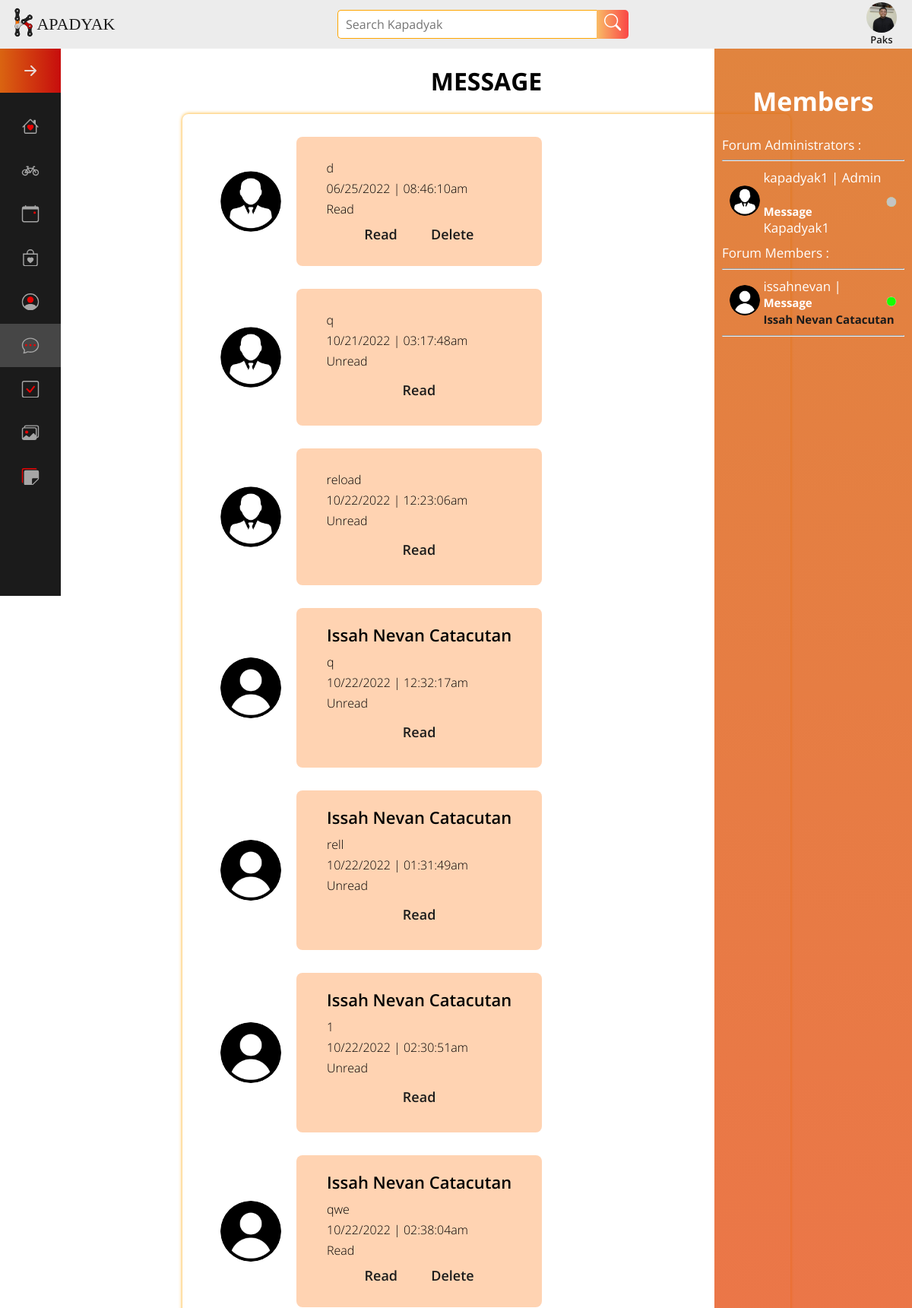
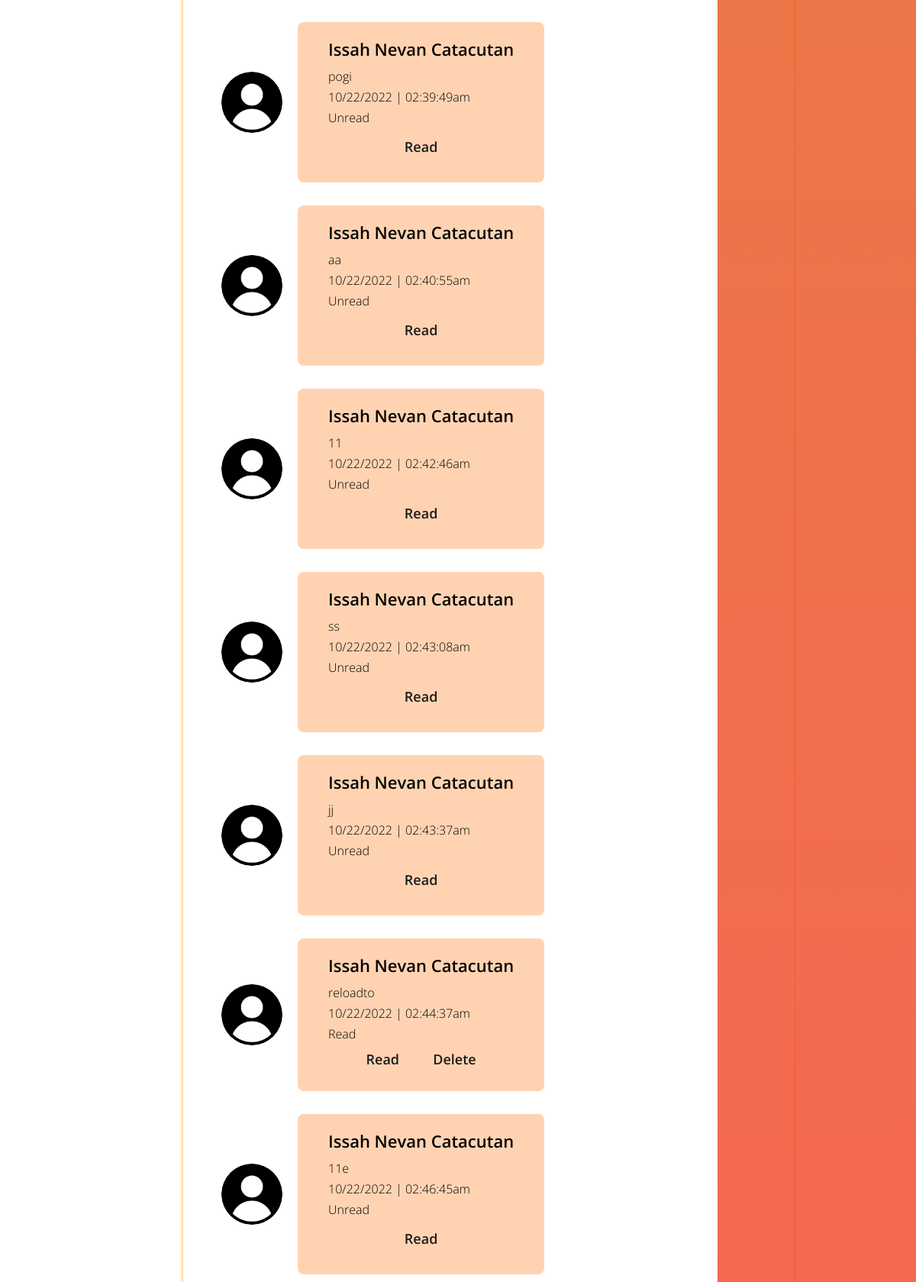
The page /Members/inbox.php (signed in, upper part) on the database its author committed (2 pictures, top to bottom).
### tables this page shows
CREATE TABLE `members` (
  `member_id` int(11) NOT NULL,
  `email_address` varchar(255) DEFAULT NULL,
  `email_status` int(11) DEFAULT NULL,
  `username` varchar(255) DEFAULT NULL,
  `password` varchar(255) DEFAULT NULL,
  `confirm_password` varchar(255) DEFAULT NULL,
  `first_name` varchar(255) DEFAULT NULL,
  `middle_name` varchar(255) DEFAULT NULL,
  `last_name` varchar(255) DEFAULT NULL,
  `dob` date DEFAULT NULL,
  `sex` enum('Male','Female') DEFAULT NULL,
  `contact_number` int(11) DEFAULT NULL,
  `address` varchar(255) DEFAULT NULL,
  `image` varchar(255) NOT NULL,
  `online_status` text NOT NULL,
  `topic_ctr` varchar(255) NOT NULL,
  `threads_ctr` varchar(255) NOT NULL,
  `replies_ctr` varchar(255) NOT NULL,
  `access` varchar(50) NOT NULL,
  `unique_id` int(255) NOT NULL,
  `status` varchar(255) NOT NULL,
  `theme` varchar(255) NOT NULL
);

CREATE TABLE `message` (
  `message_id` int(11) NOT NULL,
  `message_content` text NOT NULL,
  `status` varchar(15) NOT NULL,
  `date_messaged` varchar(100) NOT NULL,
  `member_id` int(11) NOT NULL,
  `message_image` varchar(150) NOT NULL,
  `sender_id` varchar(15) NOT NULL,
  `subject` text NOT NULL,
  `access` text NOT NULL,
  `incoming_msg_id` int(255) NOT NULL,
  `outgoing_msg_id` int(255) NOT NULL,
  `iv` text NOT NULL
);

CREATE TABLE `user` (
  `lname` text NOT NULL,
  `mname` text NOT NULL,
  `fname` text NOT NULL,
  `password` text NOT NULL,
  `username` text NOT NULL,
  `user_id` int(15) NOT NULL,
  `last_logtime` text NOT NULL,
  `status` text NOT NULL
);

### session.php (called while the page is built, shortened)
<?php
include("connect/connection.php");
$id = $_SESSION['id'];
$query=mysqli_query ($connect,"SELECT * FROM members WHERE member_id ='$id'");
$rowCount=mysqli_fetch_array($query);
$id2 = $rowCount['member_id'];
?>

### Members/inbox_function.php (called while the page is built, shortened)
<?php
include('../session.php');
?>

### Members/inbox.php (the view, shortened to what this page needs)
<?php
 include '../session.php';
 ?>
<!DOCTYPE html>
<html lang="en">
<head>
	<link rel="stylesheet" type="text/css" href="../style.css">
</head>
<body>
        <?php include 'compose_msg.php';?>
<div class="index-container">
		<div class="index-sidenav">
    <nav class="navbar">
        <ul class="navbar-nav">
            <li class="logo noHover noFilter">
                <a href="#" class="nav-link ">
                </a>
            </li>
            <li class="nav-item">
                <a href="index.php" class="nav-link">
                </a>
            </li>
<li class="nav-item">
                <a href="feed_rental.php" class="nav-link">
                </a>
            </li>
<li class="nav-item">
                <a href="feed_events.php" class="nav-link">
                </a>
            </li>
            <li class="nav-item">
                <a href="feed_pre.php" class="nav-link">
                </a>
            </li>
            <li class="nav-item">
                <a href="personal_info_panel.php" class="nav-link">
                </a>
            </li>
            <li class="nav-item">
                <a href="inbox.php" class="nav-link highlight">
                </a>
            </li>
            <li class="nav-item">
                <a href="member.php" class="nav-link">
                </a>
            </li>
            <li class="nav-item">
                <a href="gallery.php" class="nav-link">
                </a>
            </li>
		<li class="nav-item">
<a href="feed_tip.php" class="nav-link ">
</a>
</li>
</ul>
</nav>
	</div>
		<div class="index-header">
			<?php include '../Includes/Header.php'; ?>
		</div>
		<div class="index-content">
		<div class="message-container">
			<h1>MESSAGE</h1>
			<div class="chatbox">
				<div class="col-1">
		<?php include 'inbox_function.php'; ?>
		<?php
		$senderquery = $conn->query("select distinct message_id,sender_id from message where member_id='$id2'") or die(mysql_error());
       ?>
       <?php
    	while ($senderrow = $senderquery->fetch())
        {
		  $sender=$senderrow['sender_id'];
          $id_msg=$senderrow['message_id'];
	 	$msgquery = $conn->query("select * from message where sender_id='$sender' and message_id='$id_msg'") or die(mysql_error());
		while ($msgrow = $msgquery->fetch()) {
		  $msg_id=$msgrow['message_id'];
		  $sssss=$msgrow['sender_id'];
	       $subject=$msgrow['subject'];
            $access=$msgrow['access'];
			if($access=="Admin")
			{
			 $sndrquery = $conn->query("select * from user where user_id='$sssss'") or die(mysql_error());
				while ($sndrrow = $sndrquery->fetch())
				 {
					$ppiicc="../images/logo_forum.png";
				}
      }
        else
      {
         $sndrquery = $conn->query("select * from members where member_id='$sssss'") or die(mysql_error());
		while ($sndrrow = $sndrquery->fetch())
         {
            if($sndrrow['image'] == ""){
                $ppiicc = "../Images/default-profile.png";
            } else{
                $ppiicc=$sndrrow['image'];
            }
		  $fullname=$sndrrow['first_name']." ".$sndrrow['middle_name']." ".$sndrrow['last_name']."";
		}
    }
		?>
					<div class="msg-row">
					<img src="<?php echo $ppiicc; ?>" alt="" class="msg-img">
						<div class="msg-text">
							<h2><?php echo $fullname; ?></h2>
							<div><?php echo $subject; ?></div>
							<div><?php echo $msgrow['date_messaged']; ?></div>
							<div><?php echo $msgrow['status'];  ?></div>
							<div class="msg-buttons">
								<?php if($msgrow['status']=="Unread"){ ?>
								<a data-placement="top" title="Click to read & reply meassage" id="view<?php echo $msg_id; ?>" href="read_msg.php<?php echo '?id='.$msg_id; ?>" class="btn btn-info"><i class="fa fa-list-alt"></i> Read</a>
								<?php }else{  ?>
								<div>
								<a data-placement="top" title="Click to read & reply meassage" id="view<?php echo $msg_id; ?>" href="read_msg.php<?php echo '?id='.$msg_id; ?>" class="btn btn-info"><i class="fa fa-list-alt"></i> Read</a>
								<a data-placement="top" title="Click to delete meassage" id="delete<?php echo $msg_id; ?>" href="delete_msg.php<?php echo '?id='.$msg_id; ?>" class="btn btn-danger"><i class="fa fa-trash-o"></i> Delete</a>
								</div>
								<?php }  ?>
							</div>
						</div>
					</div>
	<?php } } ?>
				</div>
				<div class="col-2">
					<?php include('member_online.php')?>
				</div>
			</div>
		</div>
	</div>
</body>
</html>

### Includes/Header.php (shortened to what this page needs)
<!-- <?php
$session_Username = $_SESSION['SessionUsername'];
$session_memberID =  $_SESSION['id'];
?> -->
<?php
 $image_query = $conn->query("select * from members where member_id='$session_memberID'");
 while($image_row = $image_query->fetch())
 {
 if($image_row['image'] == ""){
    $memberImage = "../Images/default-profile.png";
} else{
    $memberImage=$image_row['image'];
}
 }
?>
<!DOCTYPE html>
<html lang="en">
<head>
    <link rel="stylesheet" href="../style.css">
</head>
<body>
    <header>
        <div class="header-logo" id="headerLogo">
            <a href="index.php"><img src="../Images/logo.png" >
                <span class="header-logo-text">APADYAK</span>
            </a>
        </div>
        <div class="header-search">
                <form action="search_result.php" method="post">
                <div class="search">
                <input type="text" name="search" class="searchTerm" placeholder="Search Kapadyak" oninput="searchSuggestionResults()" required>
                <button type="submit" class="searchButton">
                    <svg xmlns="http://www.w3.org/2000/svg" fill="currentColor" class="bi bi-search" viewBox="0 0 16 16">
                    <path d="M11.742 10.344a6.5 6.5 0 1 0-1.397 1.398h-.001c.03.04.062.078.098.115l3.85 3.85a1 1 0 0 0 1.415-1.414l-3.85-3.85a1.007 1.007 0 0 0-.115-.1zM12 6.5a5.5 5.5 0 1 1-11 0 5.5 5.5 0 0 1 11 0z"/>
                    </svg>
                </button>
                </form>
             </div>
        </div>
        <div class="header-links">
            <span class="profile-username" onclick="showMenu()">
              <img src=" <?php  echo $memberImage; ?>" class="img-square" >
                <span class="header-links-username"><?php echo "$session_Username";?></span>
            </span>
        </div>
</body>
</html>

### Members/member_online.php (shortened to what this page needs)
<?php
 include '../dbcon.php';
 include '../session.php';
 ?>
 <!DOCTYPE html>
<html lang="en">
<head>
</head>
<body>
        <div class="member-online-content">
 	<table cellpadding="0" cellspacing="0" border="0" class="table table-bordered" id="example"  >
	<tr>
<td>  <h1>Members</h1>
   Forum Administrators :
                  <hr />
	<?php
		$query = $conn->query("select * from user order by lname ASC") or die(mysql_error());
		while ($row = $query->fetch()) {?>
         <table cellpadding="0" cellspacing="0" border="0"   id="example" width="220">
         <tr>
   <td rowspan="2"><img src="../images/logo_forum.png" width="25" height="35" class="img-square" /></td>
    <td rowspan="2">&nbsp;</td>
        	<td width="197"><?php echo $row['username']." | Admin"; ?> &nbsp; <a href="compose_msg_admin.php?id=<?php echo $row['user_id'] ;  ?>" title="click to send a message to <?php echo $row['fname']." ".$row['mname']." ".$row['lname']; ?>"><li>Message</li></a></td>
	 <td  rowspan="2"><?php
            if($row['status']=="active"){
                ?>
            <img src="../images/active.png" width="12" height="12" alt="..." class="img-circle">
                 <?php
            }
            else
            {
                ?>
                <img src="../images/inactive.png" width="12" height="12" alt="..." class="img-circle">
             <?php
            }
             ?> </td>
		</tr>
        <tr>
        	<td colspan="2"> <?php echo $row['fname']." ".$row['mname']." ".$row['lname']; ?> </td>
        </tr>
        	</table>
        <?php
		}?>
</td>
</tr>
		<tr>
         <td>
           Forum Members :
                  <hr />
           	<?php
		$query = $conn->query("select * from members where email_status = '1' order by last_name ASC") or die(mysql_error());
		while ($row = $query->fetch()) {
		$id = $row['member_id'];
        if($id==$id2){
            	$query1 = $conn->query("select * from members where member_id='$id2'") or die(mysql_error());
		while ($row1 = $query1->fetch())
        {
		   if($row1['acct_status']=="Unactive")
           {
            ?>
            <script>
						 alert('Your account has been Deactivated by the Administrator. Pls. contact the admin for clarifications. Thank you.');
                     	window.location = 'logout.php';
							</script>
            <?php
           }
		}
        }else{
		?>
         <table cellpadding="0" cellspacing="0" border="0"   id="example" width="220">
         <tr>
   <td rowspan="2"><img src="
            <?php if($access=="Admin"){echo  "../images/logo_forum.png";}else{
            $getImage = $row['image'];
            if($getImage == ""){
              echo "../Images/default-profile.png";
            } else{
              echo $row['image'];
            }
          }
            ?>
          " width="25" height="35" class="img-square" /></td>
    <td rowspan="2">&nbsp;</td>
        	<td width="197"><?php echo $row['username']." | ".$row['access']; ?> &nbsp;
                <span class="sendMessageBtn">
                    <a href="inbox.php?id=<?php echo $id; ?>" title="click to send a message to <?php echo $row['first_name']." ".$row['middle_name']." ".$row['last_name']; ?>">
                        <li>Message</li>
                    </a>
                </span>
            </td>
	 <td  rowspan="2"><?php
            if($row['online_status']=="active"){
                ?>
            <img src="../Images/active.png" width="12" height="12" alt="..." class="img-circle">
                 <?php
            }
            else
            {
                ?>
                <img src="../Images/inactive.png" width="12" height="12" alt="..." class="img-circle">
             <?php
            }
             ?> </td>
		</tr>
        <tr>
        	<td colspan="2"><a href="view_profile.php?id=<?php echo $id; ?>"><?php echo $row['first_name']." ".$row['middle_name']." ".$row['last_name']; ?></a></td>
        </tr>
        	</table>
                <hr />
               <?php
              }}?>
        </td>
        </tr>
	</table>
    </div>

### rows shown on the page
members: image (picture)
message: subject "d", date_messaged "06/25/2022 | 08:46:10am", status "Read"
message: subject "q", date_messaged "10/21/2022 | 03:17:48am", status "Unread"
message: subject "reload", date_messaged "10/22/2022 | 12:23:06am", status "Unread"
message: members.first_name+middle_name+last_name "Issah Nevan Catacutan", subject "q", date_messaged "10/22/2022 | 12:32:17am", status "Unread"
message: members.first_name+middle_name+last_name "Issah Nevan Catacutan", subject "rell", date_messaged "10/22/2022 | 01:31:49am", status "Unread"
message: members.first_name+middle_name+last_name "Issah Nevan Catacutan", subject "1", date_messaged "10/22/2022 | 02:30:51am", status "Unread"
message: members.first_name+middle_name+last_name "Issah Nevan Catacutan", subject "qwe", date_messaged "10/22/2022 | 02:38:04am", status "Read"
message: members.first_name+middle_name+last_name "Issah Nevan Catacutan", subject "pogi", date_messaged "10/22/2022 | 02:39:49am", status "Unread"
message: members.first_name+middle_name+last_name "Issah Nevan Catacutan", subject "aa", date_messaged "10/22/2022 | 02:40:55am", status "Unread"
message: members.first_name+middle_name+last_name "Issah Nevan Catacutan", subject "11", date_messaged "10/22/2022 | 02:42:46am", status "Unread"
message: members.first_name+middle_name+last_name "Issah Nevan Catacutan", subject "ss", date_messaged "10/22/2022 | 02:43:08am", status "Unread"
message: members.first_name+middle_name+last_name "Issah Nevan Catacutan", subject "jj", date_messaged "10/22/2022 | 02:43:37am", status "Unread"
message: members.first_name+middle_name+last_name "Issah Nevan Catacutan", subject "reloadto", date_messaged "10/22/2022 | 02:44:37am", status "Read"
message: members.first_name+middle_name+last_name "Issah Nevan Catacutan", subject "11e", date_messaged "10/22/2022 | 02:46:45am", status "Unread"
user: username "kapadyak1", fname "Kapadyak1"
members: username "issahnevan", first_name "Issah", middle_name "Nevan", last_name "Catacutan"

### other values the page prints
$session_Username "Paks"
